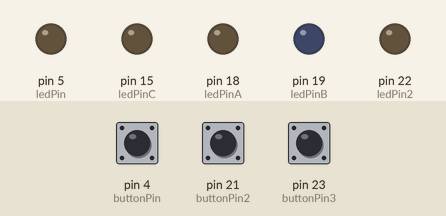
This sketch was run on a simulated Arduino Mega 2560, built with avr-gcc and run on an emulated ATmega2560. On the bench: output pins drawn as LEDs (lit = HIGH). Dashed ring = blinking. Inputs (shaded band) come from the test bench; at power-on: pin 21 (buttonPin2) LOW, pin 4 (buttonPin) LOW, pin 23 (buttonPin3) LOW. What the sketch prints to the serial monitor is not drawn.

Above: at 1.2 s.
1.3 s: pin 21 (buttonPin2) pulled HIGH for 0.15 s
At 1.7 s:
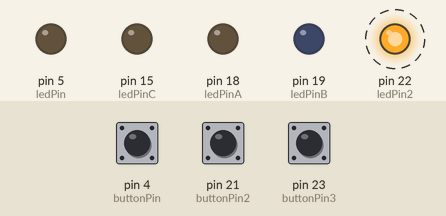
4.4 s: pin 4 (buttonPin) pulled HIGH for 3.2 s
At 7.3 s:
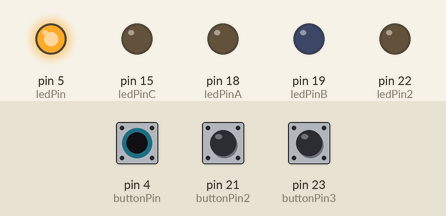
9.1 s: pin 23 (buttonPin3) pulled HIGH for 0.15 s
At 9.4 s:
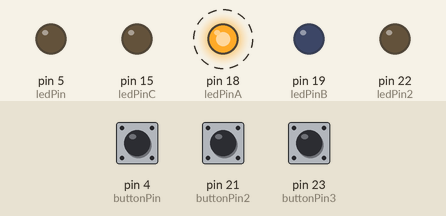
Timing chart, 0 to 18.1 s (numbered marks = the images above; inputs shaded):
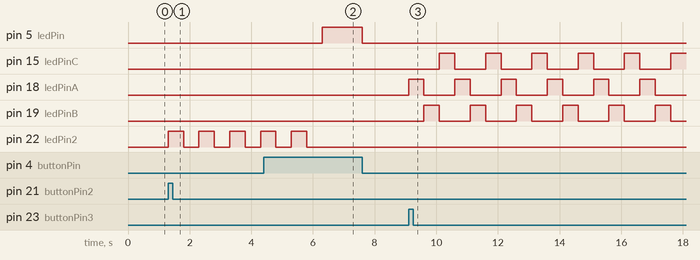

Measured:
- after the input at 1.3 s, pin 22 (ledPin2): alternates HIGH for 0.50 s and LOW for 0.50 s, starting at once
- after the input at 4.4 s, pin 5 (ledPin): LOW → HIGH after 1.9 s, → LOW 1.3 s later
- after the input at 9.1 s, pin 15 (ledPinC): alternates HIGH for 0.50 s and LOW for 1.0 s, starting after 1.0 s; pin 18 (ledPinA): alternates HIGH for 0.50 s and LOW for 1.0 s, starting at once; pin 19 (ledPinB): alternates HIGH for 0.50 s and LOW for 1.0 s, starting after 0.50 s

The sketch:

GPIO_LED_Tambah_3_LED_dan_1_Push_Button.ino
```cpp
// set pin numbers
const int buttonPin = 4; // the number of the pushbutton pin
const int ledPin = 5; // the number of the LED pin
const int buttonPin2 = 21;
const int ledPin2 = 22;
const int buttonPin3 = 23;
const int ledPinA = 18;
const int ledPinB = 19;
const int ledPinC = 15;

// variable for storing the pushbutton status
int buttonState = 0;
int buttonState2 = 0;
int buttonState3 = 0;

void setup() {
 Serial.begin(115200);
 // initialize the pushbutton pin as an input
 pinMode(buttonPin, INPUT);
 pinMode(buttonPin2, INPUT);
 pinMode(buttonPin3, INPUT);

 // initialize the LED pin as an output
 pinMode(ledPin, OUTPUT);
 pinMode(ledPin2, OUTPUT);
 pinMode(ledPinA, OUTPUT);
 pinMode(ledPinB, OUTPUT);
 pinMode(ledPinC, OUTPUT);
}

void loop() {
 // read the state of the pushbutton value
 buttonState = digitalRead(buttonPin);
 buttonState2 = digitalRead(buttonPin2);
 buttonState3 = digitalRead(buttonPin3);

 Serial.println(buttonState);
 // check if the pushbutton is pressed.
 // if it is, the buttonState is HIGH
 if (buttonState == HIGH) {
  // turn LED on
 digitalWrite(ledPin, HIGH);
 } else {
 digitalWrite(ledPin, LOW);
 }

  // turn LED off
 if (buttonState2 == HIGH) {
  // turn LED on
  for (int i = 0; i < 5; i++){
   digitalWrite(ledPin2, HIGH);
   delay(500);
   digitalWrite(ledPin2, LOW);
   delay(500);
   }
 } else {
  // turn LED off
 digitalWrite(ledPin2, LOW);
 }

 if (buttonState3 == HIGH){
  for (int i = 0; i < 10; i++){
    digitalWrite(ledPinA, HIGH);
    digitalWrite(ledPinB, LOW);
    digitalWrite(ledPinC, LOW);
    delay(500);
    digitalWrite(ledPinA, LOW);
    digitalWrite(ledPinB, HIGH);
    digitalWrite(ledPinC, LOW);
    delay(500);
    digitalWrite(ledPinA, LOW);
    digitalWrite(ledPinB, LOW);
    digitalWrite(ledPinC, HIGH);
    delay(500);
    }
  } else {
    digitalWrite(ledPinA, LOW);
    digitalWrite(ledPinB, LOW);
    digitalWrite(ledPinC, LOW);
  }
}
```
